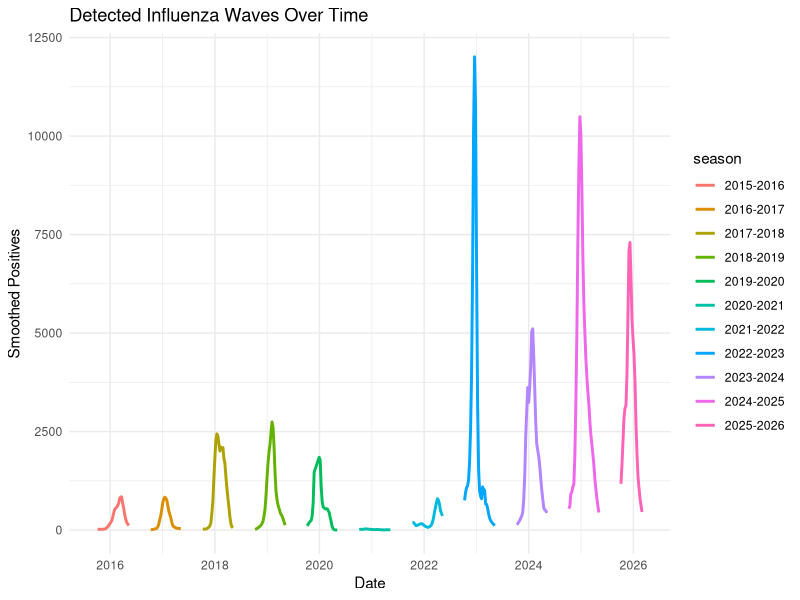
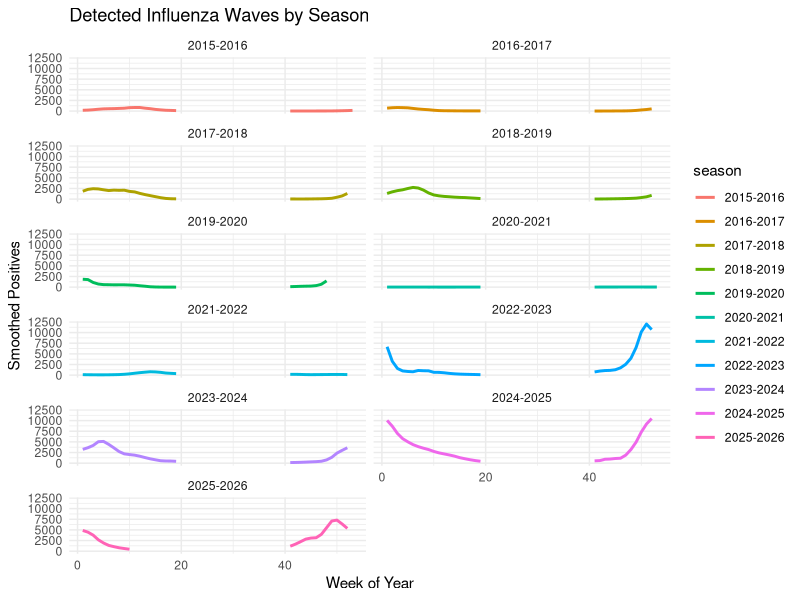

Reproduce these figures in R, in order. (Note: this script raises an error after producing the figures.)
# 04_wave_detection.R
# This script detects waves in the influenza case data.

# Load necessary libraries
library(dplyr)
library(ggplot2)
library(zoo)
library(readr)

# Load the cleaned influenza case data
flu <- read_csv("data/processed/flu_clean.csv", show_col_types = FALSE)

## Create influenza season variable
flu <- flu %>%
  mutate(season_start = ifelse(week >= 40, year, year - 1),
         season_end = season_start + 1,
         season = paste0(season_start, "-", season_end))

# Keep only the main influena weeks

flu_seasonal <- flu %>%
  filter(week >= 40 | week <= 20) %>%
  arrange(date)

# Smooth weekly positives within each season
flu_seasonal <- flu_seasonal %>%
  group_by(season) %>%
  mutate(positive_smooth = zoo::rollmean(positive, k = 3, fill = NA, align = "center")) %>%
  ungroup()

# Save processed seasonal data
write_csv(flu_seasonal, "data/processed/flu_seasonal.csv")

# Plot 1: smoothed waves over time
p1 <- ggplot(flu_seasonal, aes(x = date, y = positive_smooth, color = season)) +
  geom_line(size = 1) +
  labs(title = "Detected Influenza Waves Over Time",
       x = "Date",
       y = "Smoothed Positives") +
  theme_minimal()

ggsave("output/figures/wave_detection_time_series.png", p1, width = 10, height = 6)


# Plot 2: one panel per season
p2 <- ggplot(flu_seasonal, aes(x = week, y = positive_smooth, color = season)) +
  geom_line(size = 1) +
  facet_wrap(~ season, ncol = 2) +
  labs(title = "Detected Influenza Waves by Season",
       x = "Week of Year",
       y = "Smoothed Positives") +
  theme_minimal()
ggsave("output/figures/wave_detection_by_season.png", p2, width = 12, height = 8)

# Create a wave summary table
wave_summary <- flu_seasonal %>%
  group_by(season) %>%
  summarise(
    peak_week = week[which.max(positive)],
    peak_date = date[which.max(positive)],
    peak_cases = max(positive, na.rm = TRUE),
    .group = "drop"
  )
write_csv(wave_summary, "output/tables/wave_summary.csv")

message("Wave detection completed. Plots saved to output/figures and summary table saved to output/tables.")
print(wave_summary)
